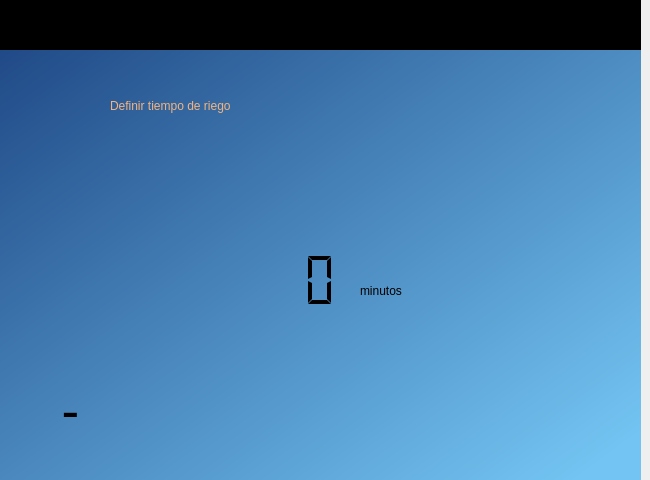
<?xml version="1.0" encoding="UTF-8"?>
<ui version="4.0">
 <class>widget_inicio</class>
 <widget class="QWidget" name="widget_inicio">
  <property name="geometry">
   <rect>
    <x>0</x>
    <y>0</y>
    <width>650</width>
    <height>480</height>
   </rect>
  </property>
  <property name="windowTitle">
   <string>Form</string>
  </property>
  <property name="styleSheet">
   <string notr="true"/>
  </property>
  <widget class="QWidget" name="widget_fecha" native="true">
   <property name="geometry">
    <rect>
     <x>0</x>
     <y>0</y>
     <width>641</width>
     <height>51</height>
    </rect>
   </property>
   <property name="styleSheet">
    <string notr="true">QWidget#widget_fecha{
background-color:rgb(0, 0, 0)}</string>
   </property>
   <widget class="QLabel" name="lbl_hora">
    <property name="geometry">
     <rect>
      <x>20</x>
      <y>10</y>
      <width>151</width>
      <height>21</height>
     </rect>
    </property>
    <property name="styleSheet">
     <string notr="true">font: 57 16pt &quot;Ubuntu&quot;;
color:rgb(238, 238, 236);</string>
    </property>
    <property name="text">
     <string/>
    </property>
   </widget>
   <widget class="QLabel" name="lbl_fecha">
    <property name="geometry">
     <rect>
      <x>460</x>
      <y>10</y>
      <width>161</width>
      <height>21</height>
     </rect>
    </property>
    <property name="styleSheet">
     <string notr="true">font: 57 16pt &quot;Ubuntu&quot;;
color:rgb(238, 238, 236);</string>
    </property>
    <property name="text">
     <string/>
    </property>
   </widget>
  </widget>
  <widget class="QWidget" name="widget_datos" native="true">
   <property name="geometry">
    <rect>
     <x>0</x>
     <y>50</y>
     <width>641</width>
     <height>431</height>
    </rect>
   </property>
   <property name="styleSheet">
    <string notr="true">QWidget#widget_datos{
background-color:qlineargradient(spread:pad, x1:0, y1:0, x2:0.985075, y2:0.903, stop:0 rgba(32, 74, 135, 255), stop:1 rgba(115, 196, 242, 255))
}</string>
   </property>
   <widget class="QLabel" name="label_9">
    <property name="geometry">
     <rect>
      <x>10</x>
      <y>10</y>
      <width>91</width>
      <height>101</height>
     </rect>
    </property>
    <property name="text">
     <string/>
    </property>
    <property name="pixmap">
     <pixmap>../../.designer/images/logo.png</pixmap>
    </property>
    <property name="scaledContents">
     <bool>true</bool>
    </property>
   </widget>
   <widget class="QLabel" name="lbl_num_est_2">
    <property name="geometry">
     <rect>
      <x>110</x>
      <y>30</y>
      <width>461</width>
      <height>51</height>
     </rect>
    </property>
    <property name="styleSheet">
     <string notr="true">font: 22pt &quot;Ubuntu&quot;;
font: 57 italic 35pt &quot;Ubuntu&quot;;
color:rgb(244, 179, 126)</string>
    </property>
    <property name="text">
     <string>Definir tiempo de riego</string>
    </property>
   </widget>
   <widget class="QLabel" name="lbl_riego_est1_3">
    <property name="geometry">
     <rect>
      <x>360</x>
      <y>210</y>
      <width>161</width>
      <height>61</height>
     </rect>
    </property>
    <property name="styleSheet">
     <string notr="true">font: 22pt &quot;Ubuntu&quot;;</string>
    </property>
    <property name="text">
     <string>minutos</string>
    </property>
   </widget>
   <widget class="QLCDNumber" name="lcd_number_1">
    <property name="geometry">
     <rect>
      <x>160</x>
      <y>180</y>
      <width>181</width>
      <height>101</height>
     </rect>
    </property>
    <property name="midLineWidth">
     <number>-3</number>
    </property>
    <property name="smallDecimalPoint">
     <bool>false</bool>
    </property>
    <property name="digitCount">
     <number>6</number>
    </property>
    <property name="segmentStyle">
     <enum>QLCDNumber::Flat</enum>
    </property>
    <property name="value" stdset="0">
     <double>0.000000000000000</double>
    </property>
   </widget>
   <widget class="QLabel" name="label">
    <property name="geometry">
     <rect>
      <x>40</x>
      <y>340</y>
      <width>71</width>
      <height>51</height>
     </rect>
    </property>
    <property name="text">
     <string/>
    </property>
    <property name="pixmap">
     <pixmap>../images/flecha_Atras.png</pixmap>
    </property>
    <property name="scaledContents">
     <bool>true</bool>
    </property>
   </widget>
   <widget class="QLabel" name="label_2">
    <property name="geometry">
     <rect>
      <x>50</x>
      <y>340</y>
      <width>41</width>
      <height>41</height>
     </rect>
    </property>
    <property name="font">
     <font>
      <pointsize>40</pointsize>
     </font>
    </property>
    <property name="text">
     <string>-</string>
    </property>
    <property name="alignment">
     <set>Qt::AlignCenter</set>
    </property>
   </widget>
  </widget>
 </widget>
 <resources/>
 <connections/>
</ui>
